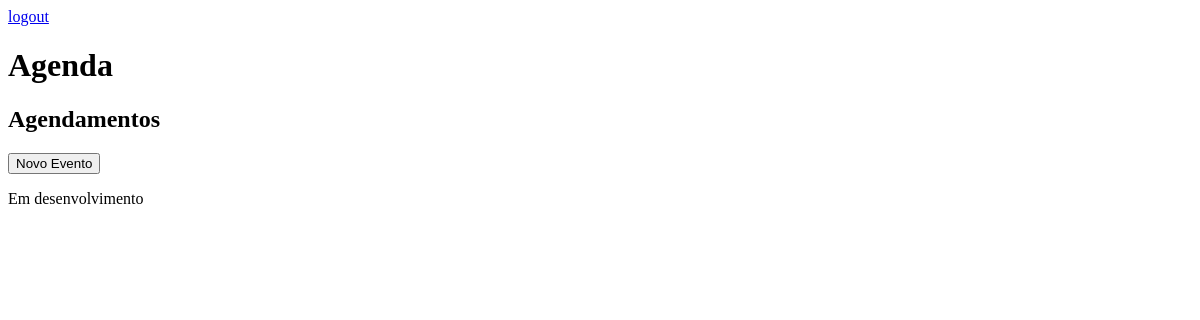
The page /agenda/ (signed in) on the database as committed earlier.
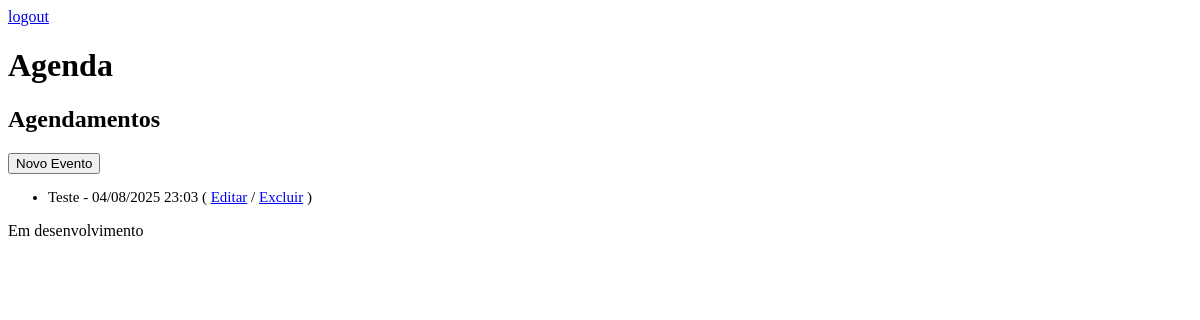
The same page on the database as committed later.
### core/models.py (models this page shows, shortened)
class Evento(models.Model):
    titulo = models.CharField(max_length=100)
    local = models.CharField(max_length=100, blank=True, null=True)
    descricao = models.TextField(blank=True, null=True)
    data_evento = models.DateTimeField(verbose_name='Data do Evento')
    data_criacao = models.DateTimeField(auto_now=True)
    usuario = models.ForeignKey(User, on_delete=models.CASCADE)
    class Meta:
        db_table = 'evento'
    def get_data_evento(self):
        local_dt = timezone.localtime(self.data_evento)
        return local_dt.strftime('%d/%m/%Y %H:%M')
    def get_evento_atrasado(self):
        if self.data_evento < timezone.now():
            return True
        else:
            return False

### core/views.py (the view)
# urls.py: path('agenda/', views.lista_eventos),
@login_required(login_url='/login/')
def lista_eventos(request):
    usuario = request.user
    data_atual = timezone.now() - timedelta(hours=1)
    evento = Evento.objects.filter(usuario=usuario, data_evento__gt=data_atual).order_by('data_evento')
    dados = {'eventos': evento}
    return render(request, 'agenda.html', dados)

### templates/agenda.html
{% extends "model-page.html" %}
{% block content %}
    <h2>Agendamentos</h2>
    <a href="evento/">
        <button type="button">Novo Evento</button>
    </a>
    <ul style="font-size: 15px;">
        {% for evento in eventos %}
            <li>
                <div {% if evento.get_evento_atrasado %} style="color: red;" {% endif %}>
                    {{ evento.titulo}} -  {{ evento.get_data_evento }}
                    ( <a href="evento/?id={{ evento.id }}">Editar</a> / <a href="evento/delete/{{ evento.id }}">Excluir</a> )
                </div>
            </li>
        {% endfor %}
    </ul>
{% endblock %}

Rows that differ between the two databases and show on the page:
added Evento: titulo "Teste", get_data_evento "04/08/2025 23:03"
